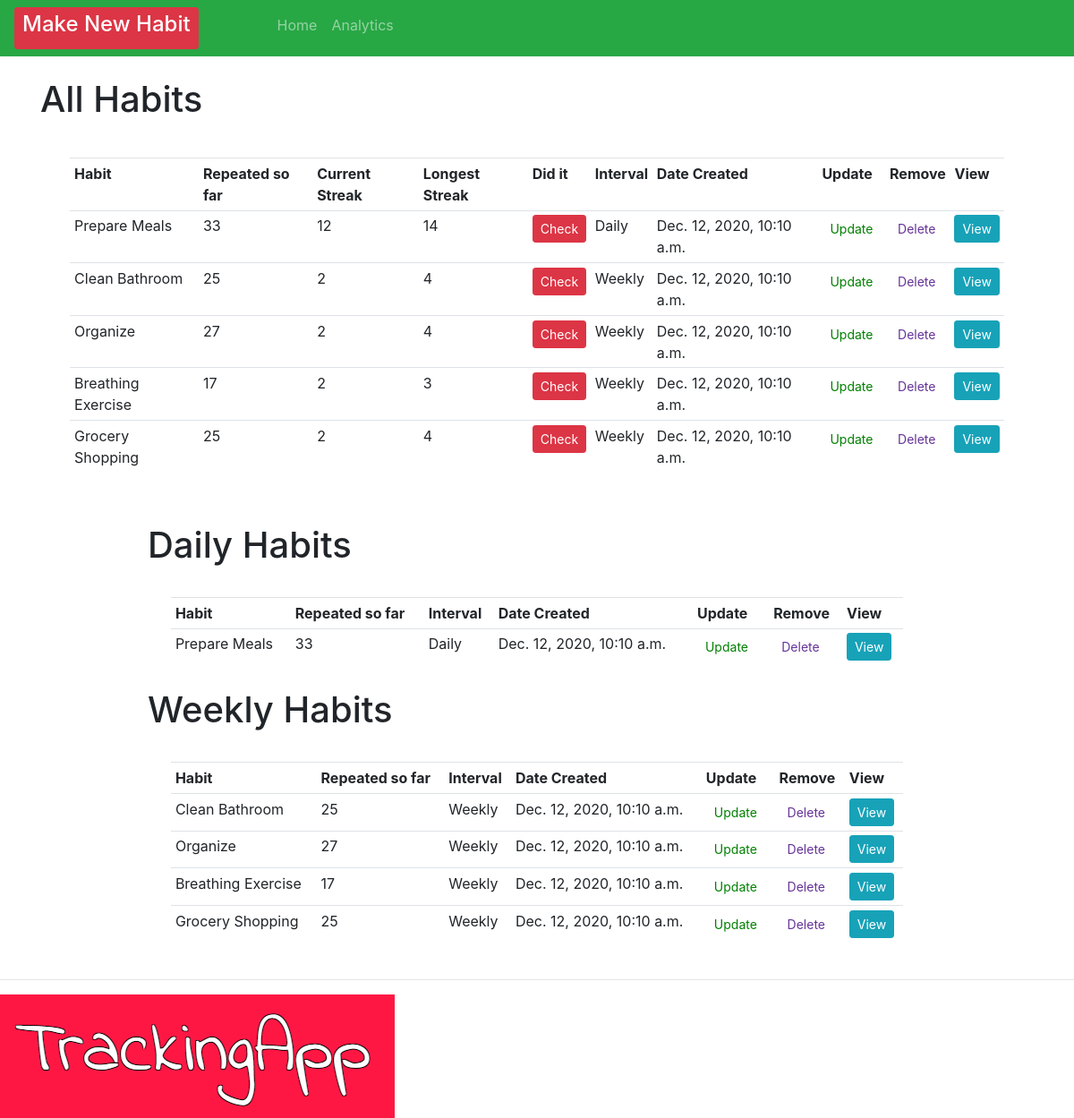
The page / on the database its author committed.
### crm/models.py (models this page shows, shortened)
class Order(models.Model):
    INTERVAL = (
            ('Daily', 'Daily'),
            ('Weekly', 'Weekly' ),
                      )
    habit = models.CharField(max_length=200, null=True, blank=True)
    interval = models.CharField(max_length=400, null=True, choices=INTERVAL)
    checked = models.IntegerField(blank=True, default=0, null=True)
    streak = models.IntegerField(blank=True, default=0, null=True)
    longestStreak = models.IntegerField(blank=True, default=0, null=True)
    created = models.DateTimeField(auto_now=True, auto_now_add=False, editable=False, null=True, blank=True)
    checkedList = models.ManyToManyField(Repeats)
    timeStamp = models.DateTimeField(auto_now=True, blank=True)
    date_created = models.DateTimeField(auto_now_add=True, null=True, editable=False, blank=True)
    dateAsString = models.CharField(max_length=200, null=True, blank=True)

### crm/views.py (the view)
# urls.py: path('', views.home, name="home" ),
def home(request):
    orders = Order.objects.all()
    for order in orders:
        getStreaks(order, date.today())
    total_orders = orders.count()
    dailyFilter = Order.objects.filter(interval="Daily")
    weeklyFilter = Order.objects.filter(interval="Weekly")
    context = {'orders': orders, 'total_orders': total_orders, 'dailyFilter': dailyFilter, 'weeklyFilter':weeklyFilter}
    return render(request, 'habit/dashboard.html', context)

### crm/templates/habit/dashboard.html (shortened to what this page needs)
{% extends 'habit/main.html' %}
{% block content %}
<br>
<div class="row" style="padding-left: 5%; padding-right: 5%;">
    <table style="margin: 3%" class="table table-sm">
        <h1> All Habits {{checked}} </h1>
        <tr>
            <th>Habit</th>
            <th>Repeated so far</th>
            <th>Current Streak</th>
            <th>Longest Streak</th>
            <th>Did it</th>
            <th>Interval</th>
            <th>Date Created</th>
            <th>Update</th>
            <th>Remove</th>
            <th>View</th>
        </tr>
        {% for order in orders %}
        <tr>
            <td>
                       {{ order.habit }}
            </td>
            <td>
                {{order.checkedList.count}}
            </td>
            <td>
                {{order.streak}}
            </td>
            <td>
                {{ order.longestStreak }}
             </td>
            <td>
                <form action="{% url 'check_habit' order.id %}" method="POST">
                    <button type="submit" , name="post_id" , value="{{order.id}}" ,
                        class="btn btn-sm btn-danger">Check</button>
                </form>
            </td>
            <td>{{order.interval}}</td>
            <td>{{order.date_created}}</td>
            <td><a class="btn btn-sm" style="color: green;" href="{% url 'update_habit' order.id %}">Update</a></td>
            <td><a class="btn btn-sm" style="color: rebeccapurple;" href="{% url 'delete' order.id %}">Delete</a></td>
            <td><a class="btn btn-sm btn-info" href="{% url 'habit' order.id %}">View</a></td>
        </tr>
        {% endfor %}
    </table>
</div>
<br>
<div class="row" style="padding-left: 15%; padding-right: 15%;">
    <table style="margin: 3%" class="table table-sm">
        <h1> Daily Habits </h1>
        <tr>
            <th>Habit</th>
            <th>Repeated so far</th>
            <th>Interval</th>
            <th>Date Created</th>
            <th>Update</th>
            <th>Remove</th>
            <th>View</th>
        </tr>
        {% for day in dailyFilter %}
       <td>
            {{ day.habit }}
        </td>
        <td>
            {{day.checkedList.count}}
        </td>
        <td>{{day.interval}}</td>
        <td>{{day.date_created}}</td>
        <td><a class="btn btn-sm" style="color: green;" href="{% url 'update_habit' day.id %}">Update</a></td>
        <td><a class="btn btn-sm" style="color: rebeccapurple;" href="{% url 'delete' day.id %}">Delete</a></td>
        <td><a class="btn btn-sm btn-info" href="{% url 'habit' day.id %}">View</a></td>
        {% endfor %}
    </table>
</div>
<div class="row" style="padding-left: 15%; padding-right: 15%;">
    <table style="margin: 3%" class="table table-sm">
        <tr>
            <th>Habit</th>
            <th>Repeated so far</th>
            <th>Interval</th>
            <th>Date Created</th>
            <th>Update</th>
            <th>Remove</th>
            <th>View</th>
        </tr>
        <h1> Weekly Habits </h1>
        {% for week in weeklyFilter %}
        <tr>
             <td>
                {{ week.habit }}
            </td>
            <td>
                {{week.checkedList.count}}
            </td>
                      <td>{{week.interval}}</td>
            <td>{{week.date_created}}</td>
            <td><a class="btn btn-sm" style="color: green;" href="{% url 'update_habit' week.id %}">Update</a>
            </td>
            <td><a class="btn btn-sm" style="color: rebeccapurple;" href="{% url 'delete' week.id %}">Delete</a>
            </td>
            <td><a class="btn btn-sm btn-info" href="{% url 'habit' week.id %}">View</a></td>
        </tr>
        {% endfor %}
    </table>
</div>
{% endblock %}

### rows shown on the page
Order: habit "Prepare Meals", checkedList.count "33", streak "12", longestStreak "14", interval "Daily", date_created "Dec. 12, 2020, 10:10 a.m."
Order: habit "Clean Bathroom", checkedList.count "25", streak "2", longestStreak "4", interval "Weekly", date_created "Dec. 12, 2020, 10:10 a.m."
Order: habit "Organize", checkedList.count "27", streak "2", longestStreak "4", interval "Weekly", date_created "Dec. 12, 2020, 10:10 a.m."
Order: habit "Breathing Exercise", checkedList.count "17", streak "2", longestStreak "3", interval "Weekly", date_created "Dec. 12, 2020, 10:10 a.m."
Order: habit "Grocery Shopping", checkedList.count "25", streak "2", longestStreak "4", interval "Weekly", date_created "Dec. 12, 2020, 10:10 a.m."
